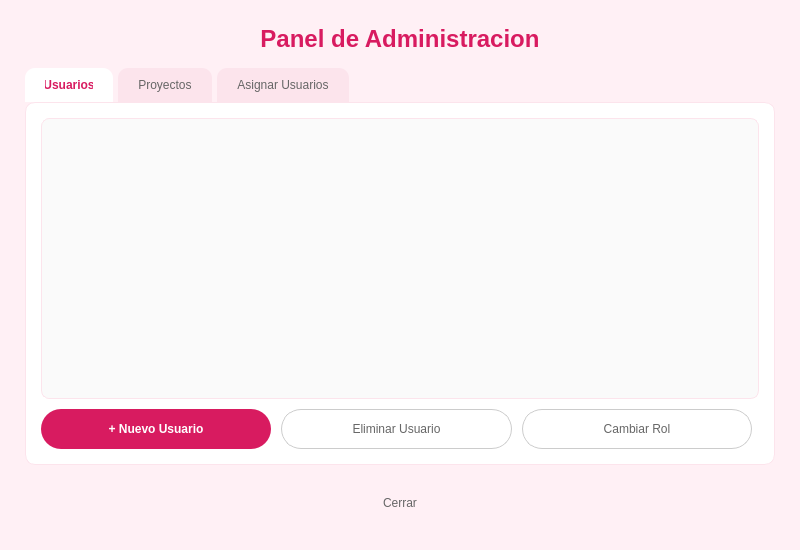
<?xml version="1.0" encoding="UTF-8"?>
<ui version="4.0">
 <class>AdminDialog</class>
 <widget class="QDialog" name="AdminDialog">
  <property name="geometry">
   <rect>
    <x>0</x>
    <y>0</y>
    <width>800</width>
    <height>550</height>
   </rect>
  </property>
  <property name="windowTitle">
   <string>Panel de Administracion</string>
  </property>
  <property name="styleSheet">
   <string notr="true">QDialog {
    background-color: #FFF0F5;
}</string>
  </property>
  <layout class="QVBoxLayout" name="mainLayout">
   <property name="spacing">
    <number>15</number>
   </property>
   <property name="leftMargin">
    <number>25</number>
   </property>
   <property name="topMargin">
    <number>25</number>
   </property>
   <property name="rightMargin">
    <number>25</number>
   </property>
   <property name="bottomMargin">
    <number>25</number>
   </property>
   <item>
    <widget class="QLabel" name="lblTitulo">
     <property name="font">
      <font>
       <family>Segoe UI</family>
       <pointsize>18</pointsize>
       <weight>75</weight>
       <bold>true</bold>
      </font>
     </property>
     <property name="styleSheet">
      <string notr="true">color: #D81B60;</string>
     </property>
     <property name="text">
      <string>Panel de Administracion</string>
     </property>
     <property name="alignment">
      <set>Qt::AlignCenter</set>
     </property>
    </widget>
   </item>
   <item>
    <widget class="QTabWidget" name="tabWidget">
     <property name="styleSheet">
      <string notr="true">
QTabWidget::pane {
    border: 1px solid #FCE4EC;
    border-radius: 10px;
    background-color: white;
}
QTabBar::tab {
    background-color: #FCE4EC;
    color: #666;
    padding: 10px 20px;
    margin-right: 5px;
    border-top-left-radius: 10px;
    border-top-right-radius: 10px;
}
QTabBar::tab:selected {
    background-color: white;
    color: #D81B60;
    font-weight: bold;
}
      </string>
     </property>
     <property name="currentIndex">
      <number>0</number>
     </property>
     <widget class="QWidget" name="tabUsuarios">
      <attribute name="title">
       <string>Usuarios</string>
      </attribute>
      <layout class="QVBoxLayout" name="layoutUsuarios">
       <property name="spacing">
        <number>10</number>
       </property>
       <property name="leftMargin">
        <number>15</number>
       </property>
       <property name="topMargin">
        <number>15</number>
       </property>
       <property name="rightMargin">
        <number>15</number>
       </property>
       <property name="bottomMargin">
        <number>15</number>
       </property>
       <item>
        <widget class="QListWidget" name="listaUsuarios">
         <property name="styleSheet">
          <string notr="true">
QListWidget {
    border: 1px solid #FCE4EC;
    border-radius: 8px;
    background-color: #FAFAFA;
}
QListWidget::item {
    padding: 10px;
    border-bottom: 1px solid #F0F0F0;
}
QListWidget::item:selected {
    background-color: #FCE4EC;
    color: #D81B60;
}
          </string>
         </property>
        </widget>
       </item>
       <item>
        <layout class="QHBoxLayout" name="layoutBtnUsuarios">
         <item>
          <widget class="QPushButton" name="btnNuevoUsuario">
           <property name="minimumSize">
            <size>
             <width>0</width>
             <height>40</height>
            </size>
           </property>
           <property name="styleSheet">
            <string notr="true">
QPushButton {
    background-color: #D81B60;
    color: white;
    border-radius: 20px;
    padding: 0 20px;
    font-weight: bold;
}
QPushButton:hover { background-color: #C2185B; }
            </string>
           </property>
           <property name="text">
            <string>+ Nuevo Usuario</string>
           </property>
          </widget>
         </item>
         <item>
          <widget class="QPushButton" name="btnEliminarUsuario">
           <property name="minimumSize">
            <size>
             <width>0</width>
             <height>40</height>
            </size>
           </property>
           <property name="styleSheet">
            <string notr="true">
QPushButton {
    background-color: transparent;
    color: #666;
    border: 1px solid #CCC;
    border-radius: 20px;
    padding: 0 20px;
}
QPushButton:hover { color: #D32F2F; border-color: #D32F2F; }
            </string>
           </property>
           <property name="text">
            <string>Eliminar Usuario</string>
           </property>
          </widget>
         </item>
         <item>
          <widget class="QPushButton" name="btnHacerAdmin">
           <property name="minimumSize">
            <size>
             <width>0</width>
             <height>40</height>
            </size>
           </property>
           <property name="styleSheet">
            <string notr="true">
QPushButton {
    background-color: transparent;
    color: #666;
    border: 1px solid #CCC;
    border-radius: 20px;
    padding: 0 20px;
}
QPushButton:hover { color: #D81B60; border-color: #D81B60; }
            </string>
           </property>
           <property name="text">
            <string>Cambiar Rol</string>
           </property>
          </widget>
         </item>
         <item>
          <spacer name="spacerUsuarios">
           <property name="orientation">
            <enum>Qt::Horizontal</enum>
           </property>
          </spacer>
         </item>
        </layout>
       </item>
      </layout>
     </widget>
     <widget class="QWidget" name="tabProyectos">
      <attribute name="title">
       <string>Proyectos</string>
      </attribute>
      <layout class="QVBoxLayout" name="layoutProyectos">
       <property name="spacing">
        <number>10</number>
       </property>
       <property name="leftMargin">
        <number>15</number>
       </property>
       <property name="topMargin">
        <number>15</number>
       </property>
       <property name="rightMargin">
        <number>15</number>
       </property>
       <property name="bottomMargin">
        <number>15</number>
       </property>
       <item>
        <widget class="QListWidget" name="listaProyectos">
         <property name="styleSheet">
          <string notr="true">
QListWidget {
    border: 1px solid #FCE4EC;
    border-radius: 8px;
    background-color: #FAFAFA;
}
QListWidget::item {
    padding: 10px;
    border-bottom: 1px solid #F0F0F0;
}
QListWidget::item:selected {
    background-color: #FCE4EC;
    color: #D81B60;
}
          </string>
         </property>
        </widget>
       </item>
       <item>
        <layout class="QHBoxLayout" name="layoutBtnProyectos">
         <item>
          <widget class="QPushButton" name="btnNuevoProyecto">
           <property name="minimumSize">
            <size>
             <width>0</width>
             <height>40</height>
            </size>
           </property>
           <property name="styleSheet">
            <string notr="true">
QPushButton {
    background-color: #D81B60;
    color: white;
    border-radius: 20px;
    padding: 0 20px;
    font-weight: bold;
}
QPushButton:hover { background-color: #C2185B; }
            </string>
           </property>
           <property name="text">
            <string>+ Nuevo Proyecto</string>
           </property>
          </widget>
         </item>
         <item>
          <widget class="QPushButton" name="btnEliminarProyecto">
           <property name="minimumSize">
            <size>
             <width>0</width>
             <height>40</height>
            </size>
           </property>
           <property name="styleSheet">
            <string notr="true">
QPushButton {
    background-color: transparent;
    color: #666;
    border: 1px solid #CCC;
    border-radius: 20px;
    padding: 0 20px;
}
QPushButton:hover { color: #D32F2F; border-color: #D32F2F; }
            </string>
           </property>
           <property name="text">
            <string>Eliminar Proyecto</string>
           </property>
          </widget>
         </item>
         <item>
          <spacer name="spacerProyectos">
           <property name="orientation">
            <enum>Qt::Horizontal</enum>
           </property>
          </spacer>
         </item>
        </layout>
       </item>
      </layout>
     </widget>
     <widget class="QWidget" name="tabAsignar">
      <attribute name="title">
       <string>Asignar Usuarios</string>
      </attribute>
      <layout class="QVBoxLayout" name="layoutAsignar">
       <property name="spacing">
        <number>10</number>
       </property>
       <property name="leftMargin">
        <number>15</number>
       </property>
       <property name="topMargin">
        <number>15</number>
       </property>
       <property name="rightMargin">
        <number>15</number>
       </property>
       <property name="bottomMargin">
        <number>15</number>
       </property>
       <item>
        <layout class="QHBoxLayout" name="layoutCombos">
         <item>
          <layout class="QVBoxLayout" name="layoutComboProyecto">
           <item>
            <widget class="QLabel" name="lblProyecto">
             <property name="text">
              <string>Proyecto:</string>
             </property>
             <property name="styleSheet">
              <string notr="true">font-weight: bold; color: #555;</string>
             </property>
            </widget>
           </item>
           <item>
            <widget class="QComboBox" name="comboProyecto">
             <property name="minimumSize">
              <size>
               <width>0</width>
               <height>40</height>
              </size>
             </property>
             <property name="styleSheet">
              <string notr="true">
QComboBox {
    border: 1px solid #E0E0E0;
    border-radius: 10px;
    padding-left: 10px;
    background-color: white;
    color: #333;
}
QComboBox QAbstractItemView {
    background-color: white;
    color: #333;
    selection-background-color: #FCE4EC;
    selection-color: #D81B60;
}
              </string>
             </property>
            </widget>
           </item>
          </layout>
         </item>
         <item>
          <layout class="QVBoxLayout" name="layoutComboUsuario">
           <item>
            <widget class="QLabel" name="lblUsuario">
             <property name="text">
              <string>Usuario:</string>
             </property>
             <property name="styleSheet">
              <string notr="true">font-weight: bold; color: #555;</string>
             </property>
            </widget>
           </item>
           <item>
            <widget class="QComboBox" name="comboUsuario">
             <property name="minimumSize">
              <size>
               <width>0</width>
               <height>40</height>
              </size>
             </property>
             <property name="styleSheet">
              <string notr="true">
QComboBox {
    border: 1px solid #E0E0E0;
    border-radius: 10px;
    padding-left: 10px;
    background-color: white;
    color: #333;
}
QComboBox QAbstractItemView {
    background-color: white;
    color: #333;
    selection-background-color: #FCE4EC;
    selection-color: #D81B60;
}
              </string>
             </property>
            </widget>
           </item>
          </layout>
         </item>
        </layout>
       </item>
       <item>
        <layout class="QHBoxLayout" name="layoutBtnAsignar">
         <item>
          <widget class="QPushButton" name="btnAsignar">
           <property name="minimumSize">
            <size>
             <width>0</width>
             <height>40</height>
            </size>
           </property>
           <property name="styleSheet">
            <string notr="true">
QPushButton {
    background-color: #D81B60;
    color: white;
    border-radius: 20px;
    padding: 0 20px;
    font-weight: bold;
}
QPushButton:hover { background-color: #C2185B; }
            </string>
           </property>
           <property name="text">
            <string>Asignar a Proyecto</string>
           </property>
          </widget>
         </item>
         <item>
          <widget class="QPushButton" name="btnDesasignar">
           <property name="minimumSize">
            <size>
             <width>0</width>
             <height>40</height>
            </size>
           </property>
           <property name="styleSheet">
            <string notr="true">
QPushButton {
    background-color: transparent;
    color: #666;
    border: 1px solid #CCC;
    border-radius: 20px;
    padding: 0 20px;
}
QPushButton:hover { color: #D32F2F; border-color: #D32F2F; }
            </string>
           </property>
           <property name="text">
            <string>Quitar de Proyecto</string>
           </property>
          </widget>
         </item>
         <item>
          <spacer name="spacerAsignar">
           <property name="orientation">
            <enum>Qt::Horizontal</enum>
           </property>
          </spacer>
         </item>
        </layout>
       </item>
       <item>
        <widget class="QLabel" name="lblParticipantes">
         <property name="text">
          <string>Participantes del proyecto seleccionado:</string>
         </property>
         <property name="styleSheet">
          <string notr="true">font-weight: bold; color: #555; margin-top: 10px;</string>
         </property>
        </widget>
       </item>
       <item>
        <widget class="QListWidget" name="listaParticipantes">
         <property name="styleSheet">
          <string notr="true">
QListWidget {
    border: 1px solid #FCE4EC;
    border-radius: 8px;
    background-color: #FAFAFA;
}
QListWidget::item {
    padding: 8px;
    border-bottom: 1px solid #F0F0F0;
}
          </string>
         </property>
        </widget>
       </item>
      </layout>
     </widget>
    </widget>
   </item>
   <item>
    <widget class="QPushButton" name="btnCerrar">
     <property name="minimumSize">
      <size>
       <width>0</width>
       <height>45</height>
      </size>
     </property>
     <property name="styleSheet">
      <string notr="true">
QPushButton {
    background-color: transparent;
    color: #666;
    border-radius: 22px;
}
QPushButton:hover { background-color: #F0F0F0; color: #333; }
      </string>
     </property>
     <property name="text">
      <string>Cerrar</string>
     </property>
    </widget>
   </item>
  </layout>
 </widget>
 <resources/>
 <connections>
  <connection>
   <sender>btnCerrar</sender>
   <signal>clicked()</signal>
   <receiver>AdminDialog</receiver>
   <slot>accept()</slot>
   <hints>
    <hint type="sourcelabel"><x>400</x><y>520</y></hint>
    <hint type="destinationlabel"><x>400</x><y>275</y></hint>
   </hints>
  </connection>
 </connections>
</ui>
